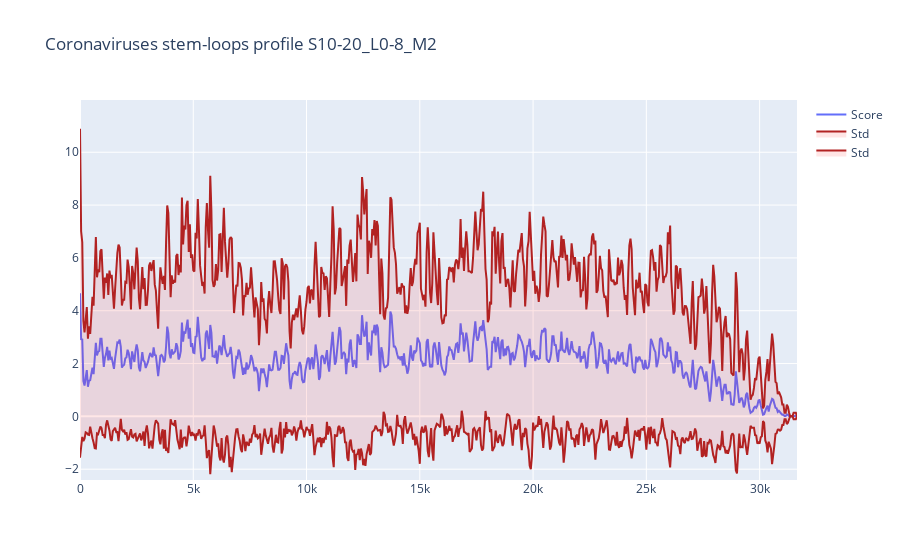

The cell this chart's notebook holds for it:
### Code cell
bins_scores_df = pd.read_csv(f'scores_by_virus_anova_pvals_100.csv')
# bins_scores_pvals_df['NegLog10Pval'] = -1 * np.log10(bins_scores_pvals_df.P_val)
# bins_scores_pvals_df['NegLog10AdjPval'] = -1 * np.log10(bins_scores_pvals_df.P_val_adjusted)
# LOG_DEFAULT_THRESHOLD = -1 * np.log10(PVAL_THRESHOLD)
bins_scores_df_by_bins = bins_scores_df.groupby('Start').agg({'Score': np.mean}).reset_index()
bins_scores_df_by_bins['Std'] = bins_scores_df.groupby('Start').agg({'Score': np.std}).reset_index(drop=True)
bins_scores_df_by_bins = bins_scores_df_by_bins.fillna(0)
MAX_Y_VALUE = (bins_scores_df_by_bins['Score'] + bins_scores_df_by_bins['Std']).max() * 1.1
MIN_Y_VALUE = (bins_scores_df_by_bins['Score'] - bins_scores_df_by_bins['Std']).min() * 1.1
fig = go.Figure()
fig.add_trace(
    go.Scatter(
        x=bins_scores_df_by_bins['Start'],
        y=bins_scores_df_by_bins['Score'],
        name='Score',
    )
)
fig.add_trace(
    go.Scatter(
        x=bins_scores_df_by_bins['Start'],
        y=bins_scores_df_by_bins['Score'] + bins_scores_df_by_bins['Std'],
        name='Std',
        fill='tozeroy',
        fillcolor='rgba(255, 0, 0, 0.1)',
        line=dict(color='firebrick'),
        opacity=0.1
    )
)
fig.add_trace(
    go.Scatter(
        x=bins_scores_df_by_bins['Start'],
        y=bins_scores_df_by_bins['Score'] - bins_scores_df_by_bins['Std'],
        name='Std',
        fill='tozeroy',
        fillcolor='rgba(255, 0, 0, 0.1)',
        line=dict(color='firebrick'),
        opacity=0.1
    )
)
fig.update_layout(
    title='Coronaviruses stem-loops profile S10-20_L0-8_M2',
)
fig.update_yaxes(range=[MIN_Y_VALUE, MAX_Y_VALUE])
fig.show()

### Figure 1 — Plotly figure (JSON) as saved in the notebook; plotly's stock layout.template omitted (floating-point values rounded to 4 significant figures; data arrays with more than 128 entries replaced by an {"elided": "..."} marker saying what was removed)
{"data": [{"name": "Score", "type": "scatter", "x": {"elided": "634 int values"}, "y": {"elided": "634 float values"}}, {"fill": "tozeroy", "fillcolor": "rgba(255, 0, 0, 0.1)", "line": {"color": "firebrick"}, "name": "Std", "opacity": 0.1, "type": "scatter", "x": {"elided": "634 int values"}, "y": {"elided": "634 float values"}}, {"fill": "tozeroy", "fillcolor": "rgba(255, 0, 0, 0.1)", "line": {"color": "firebrick"}, "name": "Std", "opacity": 0.1, "type": "scatter", "x": {"elided": "634 int values"}, "y": {"elided": "634 float values"}}], "layout": {"autosize": true, "title": {"text": "Coronaviruses stem-loops profile S10-20_L0-8_M2"}, "xaxis": {"autorange": true, "range": [0, 31650], "type": "linear"}, "yaxis": {"range": [-2.409, 11.98], "type": "linear"}}}
